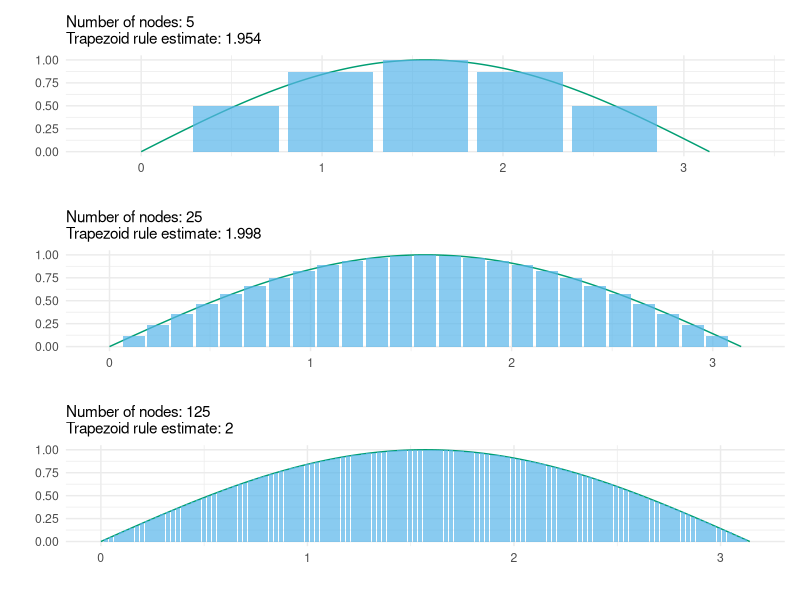
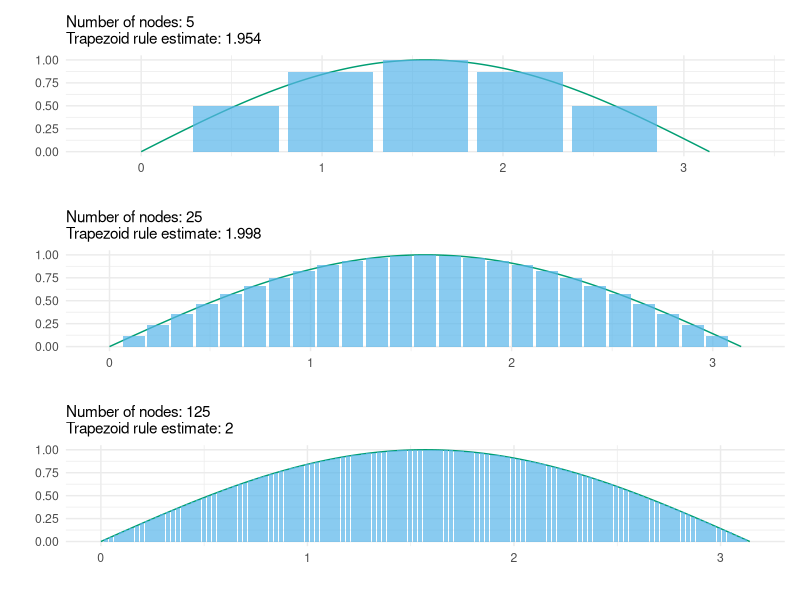

Generate these figures, in order, with R:
library(tidyverse)
library(patchwork)

trapezoid_rule <- function(x, spacing) {
  # Assumes nodes are evenly spaced
  w <- rep(spacing, length(x)) # Weights given by space between nodes
  w[1] <- w[1] / 2 # Apart from the first which is halved
  w[length(x)] <- w[length(x)] / 2 # And the last, also halved
  sum(w * x) # Compute the weighted sum
}

finegrid <- seq(0, pi, length.out = 1000)

plot <- data.frame(x = finegrid, y = sin(finegrid)) %>%
  ggplot(aes(x = x, y = y)) +
  geom_line(col = "#009E73") +
  theme_minimal() +
  labs(x = "", y = "")

trapezoid_plot <- function(N) {
  grid <- seq(0, pi, length.out = N)
  int <- trapezoid_rule(x = sin(grid), spacing = grid[2] - grid[1])
  
  plot + 
    geom_bar(
      data = data.frame(x = grid, y = sin(grid)),
      aes(x = x, y = y), alpha = 0.7, stat = "identity",
      inherit.aes = FALSE, fill = "#56B4E9") +
    theme_minimal() +
    labs(
      subtitle = paste0("Number of nodes: ", N - 2, "\nTrapezoid rule estimate: ", round(int, 3)),
      x = "", y = ""
    )
}

fig1 <- trapezoid_plot(N = 7)
fig2 <- trapezoid_plot(N = 27)
fig3 <- trapezoid_plot(N = 127)

fig1 + fig2 + fig3 + plot_layout(ncol = 1)

ggsave("trapezoid.png", h = 7, w = 6.25)
